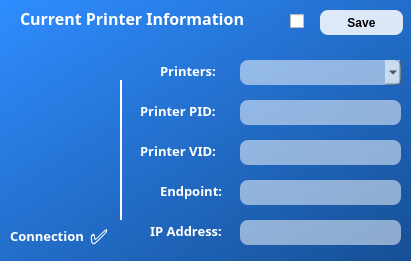
   <widget class="QFrame" name="frame_5">
    <property name="geometry">
     <rect>
      <x>450</x>
      <y>130</y>
      <width>411</width>
      <height>261</height>
     </rect>
    </property>
    <property name="styleSheet">
     <string notr="true">QFrame {
	background: qlineargradient(spread:pad, x1:0, y1:0, x2:1, y2:1, stop:0 rgba(47, 141, 255, 255), stop:1 rgba(22, 79, 149, 255));
	border-radius: 12px;
}</string>
    </property>
    <property name="frameShape">
     <enum>QFrame::StyledPanel</enum>
    </property>
    <property name="frameShadow">
     <enum>QFrame::Raised</enum>
    </property>
    <widget class="QLabel" name="label_19">
     <property name="geometry">
      <rect>
       <x>20</x>
       <y>10</y>
       <width>251</width>
       <height>16</height>
      </rect>
     </property>
     <property name="font">
      <font>
       <family>Sans Serif</family>
       <pointsize>12</pointsize>
       <weight>75</weight>
       <italic>false</italic>
       <bold>true</bold>
       <strikeout>false</strikeout>
       <kerning>true</kerning>
      </font>
     </property>
     <property name="styleSheet">
      <string notr="true">QLabel {
	text-align: center;
	background: transparent;
	color: white;
}</string>
     </property>
     <property name="text">
      <string>Current Printer Information</string>
     </property>
     <property name="textFormat">
      <enum>Qt::PlainText</enum>
     </property>
    </widget>
    <widget class="QLabel" name="lbl_iconPrinter">
     <property name="geometry">
      <rect>
       <x>20</x>
       <y>100</y>
       <width>81</width>
       <height>81</height>
      </rect>
     </property>
     <property name="styleSheet">
      <string notr="true">QLabel {
	background: transparent;
}</string>
     </property>
     <property name="pixmap">
      <pixmap>../../Downloads/print.png</pixmap>
     </property>
     <property name="scaledContents">
      <bool>true</bool>
     </property>
    </widget>
    <widget class="QFrame" name="frame_16">
     <property name="geometry">
      <rect>
       <x>120</x>
       <y>80</y>
       <width>2</width>
       <height>140</height>
      </rect>
     </property>
     <property name="styleSheet">
      <string notr="true">QFrame {
	background: white;
}</string>
     </property>
     <property name="frameShape">
      <enum>QFrame::StyledPanel</enum>
     </property>
     <property name="frameShadow">
      <enum>QFrame::Raised</enum>
     </property>
    </widget>
    <widget class="QLabel" name="label_43">
     <property name="geometry">
      <rect>
       <x>10</x>
       <y>220</y>
       <width>81</width>
       <height>31</height>
      </rect>
     </property>
     <property name="font">
      <font>
       <family>Sans Serif</family>
       <pointsize>10</pointsize>
       <weight>75</weight>
       <italic>false</italic>
       <bold>true</bold>
       <strikeout>false</strikeout>
       <kerning>true</kerning>
      </font>
     </property>
     <property name="styleSheet">
      <string notr="true">QLabel {
	text-align: center;
	background: transparent;
	color: white;
}</string>
     </property>
     <property name="text">
      <string>Connection</string>
     </property>
     <property name="textFormat">
      <enum>Qt::PlainText</enum>
     </property>
    </widget>
    <widget class="QLabel" name="label_44">
     <property name="geometry">
      <rect>
       <x>90</x>
       <y>220</y>
       <width>41</width>
       <height>31</height>
      </rect>
     </property>
     <property name="font">
      <font>
       <family>0xProto Nerd Font</family>
       <pointsize>16</pointsize>
       <weight>75</weight>
       <italic>false</italic>
       <bold>true</bold>
       <strikeout>false</strikeout>
       <kerning>true</kerning>
      </font>
     </property>
     <property name="styleSheet">
      <string notr="true">QLabel {
	text-align: center;
	background: transparent;
	color: white;
	qproperty-alignment: AlignCenter;
}</string>
     </property>
     <property name="text">
      <string>✅️</string>
     </property>
     <property name="textFormat">
      <enum>Qt::PlainText</enum>
     </property>
    </widget>
    <widget class="QPushButton" name="btn_savePrinter">
     <property name="geometry">
      <rect>
       <x>320</x>
       <y>10</y>
       <width>83</width>
       <height>25</height>
      </rect>
     </property>
     <property name="cursor">
      <cursorShape>PointingHandCursor</cursorShape>
     </property>
     <property name="styleSheet">
      <string notr="true">QPushButton {
	background: rgba(255, 255, 255, 215);
	border-radius: 8px;
	font-weight: bold;
}</string>
     </property>
     <property name="text">
      <string>Save</string>
     </property>
    </widget>
    <widget class="QLabel" name="label_45">
     <property name="geometry">
      <rect>
       <x>160</x>
       <y>60</y>
       <width>71</width>
       <height>21</height>
      </rect>
     </property>
     <property name="font">
      <font>
       <family>Sans Serif</family>
       <pointsize>10</pointsize>
       <weight>75</weight>
       <italic>false</italic>
       <bold>true</bold>
       <strikeout>false</strikeout>
       <kerning>true</kerning>
      </font>
     </property>
     <property name="styleSheet">
      <string notr="true">QLabel {
	text-align: center;
	background: transparent;
	color: white;
}</string>
     </property>
     <property name="text">
      <string>Printers:</string>
     </property>
     <property name="textFormat">
      <enum>Qt::PlainText</enum>
     </property>
    </widget>
    <widget class="QLineEdit" name="et_printerPid">
     <property name="geometry">
      <rect>
       <x>240</x>
       <y>100</y>
       <width>161</width>
       <height>25</height>
      </rect>
     </property>
     <property name="font">
      <font>
       <family>Roboto Slab</family>
       <weight>75</weight>
       <bold>true</bold>
      </font>
     </property>
     <property name="styleSheet">
      <string notr="true">QLineEdit {
	background: rgba(255, 255, 255, 130);
	border-radius: 8px;
	padding: 5px;
}</string>
     </property>
    </widget>
    <widget class="QLabel" name="label_46">
     <property name="geometry">
      <rect>
       <x>140</x>
       <y>100</y>
       <width>91</width>
       <height>21</height>
      </rect>
     </property>
     <property name="font">
      <font>
       <family>Sans Serif</family>
       <pointsize>10</pointsize>
       <weight>75</weight>
       <italic>false</italic>
       <bold>true</bold>
       <strikeout>false</strikeout>
       <kerning>true</kerning>
      </font>
     </property>
     <property name="styleSheet">
      <string notr="true">QLabel {
	text-align: center;
	background: transparent;
	color: white;
}</string>
     </property>
     <property name="text">
      <string>Printer PID:</string>
     </property>
     <property name="textFormat">
      <enum>Qt::PlainText</enum>
     </property>
    </widget>
    <widget class="QLineEdit" name="et_printerVid">
     <property name="geometry">
      <rect>
       <x>240</x>
       <y>140</y>
       <width>161</width>
       <height>25</height>
      </rect>
     </property>
     <property name="font">
      <font>
       <family>Roboto Slab</family>
       <weight>75</weight>
       <bold>true</bold>
      </font>
     </property>
     <property name="styleSheet">
      <string notr="true">QLineEdit {
	background: rgba(255, 255, 255, 130);
	border-radius: 8px;
	padding: 5px;
}</string>
     </property>
    </widget>
    <widget class="QLabel" name="label_47">
     <property name="geometry">
      <rect>
       <x>140</x>
       <y>140</y>
       <width>91</width>
       <height>21</height>
      </rect>
     </property>
     <property name="font">
      <font>
       <family>Sans Serif</family>
       <pointsize>10</pointsize>
       <weight>75</weight>
       <italic>false</italic>
       <bold>true</bold>
       <strikeout>false</strikeout>
       <kerning>true</kerning>
      </font>
     </property>
     <property name="styleSheet">
      <string notr="true">QLabel {
	text-align: center;
	background: transparent;
	color: white;
}</string>
     </property>
     <property name="text">
      <string>Printer VID:</string>
     </property>
     <property name="textFormat">
      <enum>Qt::PlainText</enum>
     </property>
    </widget>
    <widget class="QLineEdit" name="et_endPoint">
     <property name="geometry">
      <rect>
       <x>240</x>
       <y>180</y>
       <width>161</width>
       <height>25</height>
      </rect>
     </property>
     <property name="font">
      <font>
       <family>Roboto Slab</family>
       <weight>75</weight>
       <bold>true</bold>
      </font>
     </property>
     <property name="styleSheet">
      <string notr="true">QLineEdit {
	background: rgba(255, 255, 255, 130);
	border-radius: 8px;
	padding: 5px;
}</string>
     </property>
    </widget>
    <widget class="QLabel" name="label_48">
     <property name="geometry">
      <rect>
       <x>160</x>
       <y>180</y>
       <width>71</width>
       <height>21</height>
      </rect>
     </property>
     <property name="font">
      <font>
       <family>Sans Serif</family>
       <pointsize>10</pointsize>
       <weight>75</weight>
       <italic>false</italic>
       <bold>true</bold>
       <strikeout>false</strikeout>
       <kerning>true</kerning>
      </font>
     </property>
     <property name="styleSheet">
      <string notr="true">QLabel {
	text-align: center;
	background: transparent;
	color: white;
}</string>
     </property>
     <property name="text">
      <string>Endpoint:</string>
     </property>
     <property name="textFormat">
      <enum>Qt::PlainText</enum>
     </property>
    </widget>
    <widget class="QComboBox" name="combo_printers">
     <property name="geometry">
      <rect>
       <x>240</x>
       <y>60</y>
       <width>161</width>
       <height>25</height>
      </rect>
     </property>
     <property name="font">
      <font>
       <family>Roboto Slab</family>
       <weight>75</weight>
       <bold>true</bold>
      </font>
     </property>
     <property name="styleSheet">
      <string notr="true">QComboBox {
	background: rgba(255, 255, 255, 130);
	border-radius: 8px;
	padding: 5px;
}</string>
     </property>
    </widget>
    <widget class="QLineEdit" name="et_ipAddress">
     <property name="geometry">
      <rect>
       <x>240</x>
       <y>220</y>
       <width>161</width>
       <height>25</height>
      </rect>
     </property>
     <property name="font">
      <font>
       <family>Roboto Slab</family>
       <weight>75</weight>
       <bold>true</bold>
      </font>
     </property>
     <property name="styleSheet">
      <string notr="true">QLineEdit {
	background: rgba(255, 255, 255, 130);
	border-radius: 8px;
	padding: 5px;
}</string>
     </property>
    </widget>
    <widget class="QLabel" name="label_49">
     <property name="geometry">
      <rect>
       <x>150</x>
       <y>220</y>
       <width>81</width>
       <height>21</height>
      </rect>
     </property>
     <property name="font">
      <font>
       <family>Sans Serif</family>
       <pointsize>10</pointsize>
       <weight>75</weight>
       <italic>false</italic>
       <bold>true</bold>
       <strikeout>false</strikeout>
       <kerning>true</kerning>
      </font>
     </property>
     <property name="styleSheet">
      <string notr="true">QLabel {
	text-align: center;
	background: transparent;
	color: white;
}</string>
     </property>
     <property name="text">
      <string>IP Address:</string>
     </property>
     <property name="textFormat">
      <enum>Qt::PlainText</enum>
     </property>
    </widget>
    <widget class="QCheckBox" name="cb_useIP">
     <property name="geometry">
      <rect>
       <x>290</x>
       <y>10</y>
       <width>16</width>
       <height>23</height>
      </rect>
     </property>
    </widget>
   </widget>
